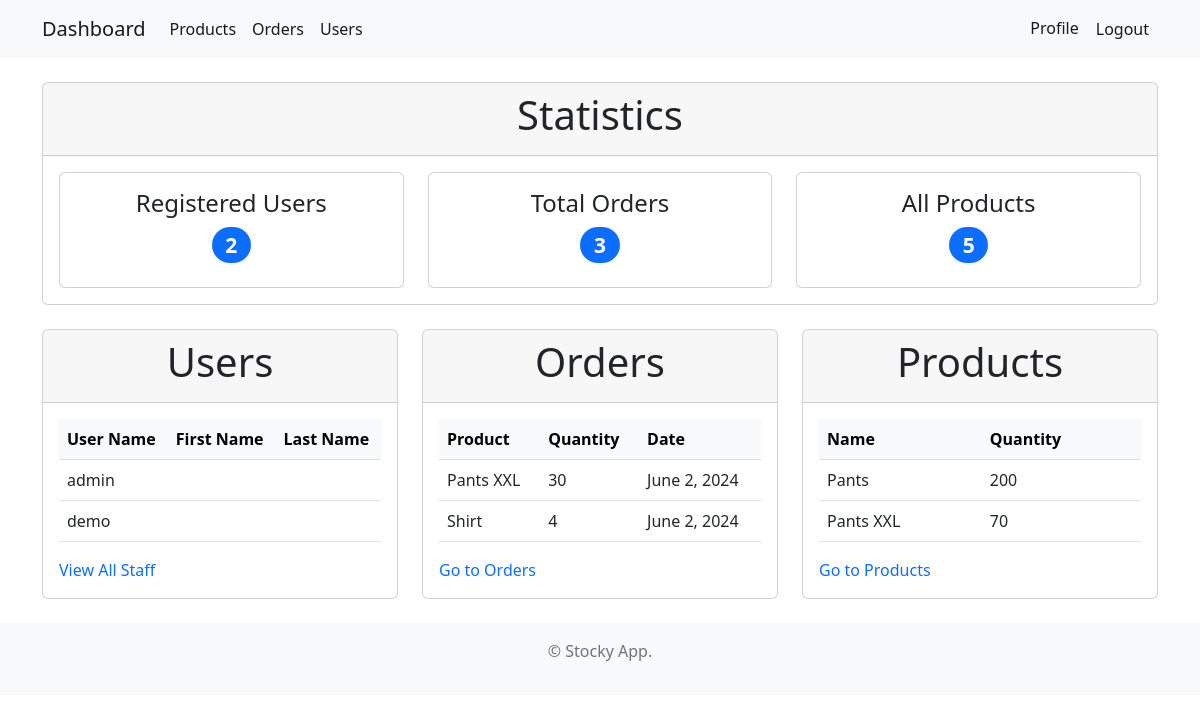
The app's page /dash/ (signed in) with its own data.
### inventory/models.py (models this page shows, shortened)
class Order(models.Model):
    product = models.ForeignKey(Product, on_delete=models.CASCADE, null=True)
    created_by = models.ForeignKey(User, models.CASCADE, null=True)
    order_quantity = models.PositiveIntegerField(null=True)
    date = models.DateTimeField(auto_now_add=True)

class Product(models.Model):
    name = models.CharField(max_length=100, null=True)
    category = models.CharField(max_length=20, choices=CATEGORY, null=True)
    quantity = models.PositiveIntegerField(null=True)
    description = models.CharField(max_length=200, null=True)
    def __str__(self) -> str:
        return self.name

### inventory/views.py (the view)
# urls.py: path("dash/", views.index, name="dash"),
@login_required
def index(request):
    orders_user = Order.objects.all()
    users = User.objects.all()[:2]
    orders_adm = Order.objects.all()[:2]
    products = Product.objects.all()[:2]
    reg_users = len(User.objects.all())
    all_prods = len(Product.objects.all())
    all_orders = len(Order.objects.all())
    context = {
        "title": "Home",
        "orders": orders_user,
        "orders_adm": orders_adm,
        "users": users,
        "products": products,
        "count_users": reg_users,
        "count_products": all_prods,
        "count_orders": all_orders,
    }
    return render(request, "inventory/index.html", context)

### inventory/templates/inventory/index.html (shortened to what this page needs)
{% extends 'inventory/base.html' %}
{% block content %}
{% if user.is_authenticated and user.is_staff and user.is_superuser %}
<div class="container my-4">
    <div class="row align-items-start">
        <div class="col-md-12">
            <div class="card">
                <div class="card-header">
                    <h1 class="text-center">Statistics</h1>
                </div>
                <div class="card-body">
                    <div class="row">
                        <div class="col-md-4">
                            <div class="card text-center p-3">
                                <h4>Registered Users</h4>
                                <h3><span class="badge bg-primary rounded-pill">{{ count_users }}</span></h3>
                            </div>
                        </div>
                        <div class="col-md-4">
                            <div class="card text-center p-3">
                                <h4>Total Orders</h4>
                                <h3><span class="badge bg-primary rounded-pill">{{ count_orders }}</span></h3>
                            </div>
                        </div>
                        <div class="col-md-4">
                            <div class="card text-center p-3">
                                <h4>All Products </h4>
                                <h3><span class="badge bg-primary rounded-pill">{{ count_products }}</span></h3>
                            </div>
                        </div>
                    </div>
                </div>
            </div>
        </div>
    </div>
</div>
<div class="container my-4">
    <div class="row align-items-start">
        <div class="col-md-4">
            <div class="card">
                <div class="card-header">
                    <h1 class="text-center">Users</h1>
                </div>
                <div class="card-body">
                    <table class="table">
                        <thead class="table-light">
                            <tr>
                                <th scope="col">User Name</th>
                                <th scope="col">First Name</th>
                                <th scope="col">Last Name</th>
                            </tr>
                        </thead>
                        <tbody>
                            {% for user in users %}
                            <tr>
                                <td>{{ user.username }}</td>
                                <td>{{ user.first_name }}</td>
                                <td>{{ user.last_name }}</td>
                            </tr>
                            {% endfor %}
                        </tbody>
                    </table>
                    <a class="nav-link text-primary active" aria-current="page" href="{% url 'users' %}">View All
                        Staff</a>
                </div>
            </div>
        </div>
        <div class="col-md-4">
            <div class="card">
                <div class="card-header">
                    <h1 class="text-center">Orders</h1>
                </div>
                <div class="card-body">
                    <table class="table">
                        <thead class="table-light">
                            <tr>
                                <th scope="col">Product</th>
                                <th scope="col">Quantity</th>
                                <th scope="col">Date</th>
                            </tr>
                        </thead>
                        <tbody>
                            {% for order in orders_adm %}
                            <tr>
                                <td>{{ order.product }}</td>
                                <td>{{ order.order_quantity }}</td>
                                <td>{{ order.date.date }}</td>
                            </tr>
                            {% endfor %}
                        </tbody>
                    </table>
                    <a class="nav-link text-primary active" aria-current="page" href="{% url 'orders' %}">Go to
                        Orders</a>
                </div>
            </div>
        </div>
        <div class="col-md-4">
            <div class="card">
                <div class="card-header">
                    <h1 class="text-center">Products</h1>
                </div>
                <div class="card-body">
                    <table class="table">
                        <thead class="table-light">
                            <tr>
                                <th scope="col">Name</th>
                                <th scope="col">Quantity</th>
                            </tr>
                        </thead>
                        <tbody>
                            {% for product in products %}
                            <tr>
                                <td>{{ product.name }}</td>
                                <td>{{ product.quantity }}</td>
                            </tr>
                            {% endfor %}
                        </tbody>
                    </table>
                    <a class="nav-link text-primary active" aria-current="page" href="{% url 'products' %}">Go to
                        Products</a>
                </div>
            </div>
        </div>
    </div>
</div>
{% endif %}
{% endblock %}

### records on screen
Order: product "Pants XXL", order_quantity "30", date "June 2, 2024"
Order: product "Shirt", order_quantity "4", date "June 2, 2024"
Product: name "Pants", quantity "200"
Product: name "Pants XXL", quantity "70"

### other values on screen
{{ count_users }} "2"
{{ count_orders }} "3"
{{ count_products }} "5"
{{ user.username }} "admin"
{{ user.username }} "demo"
